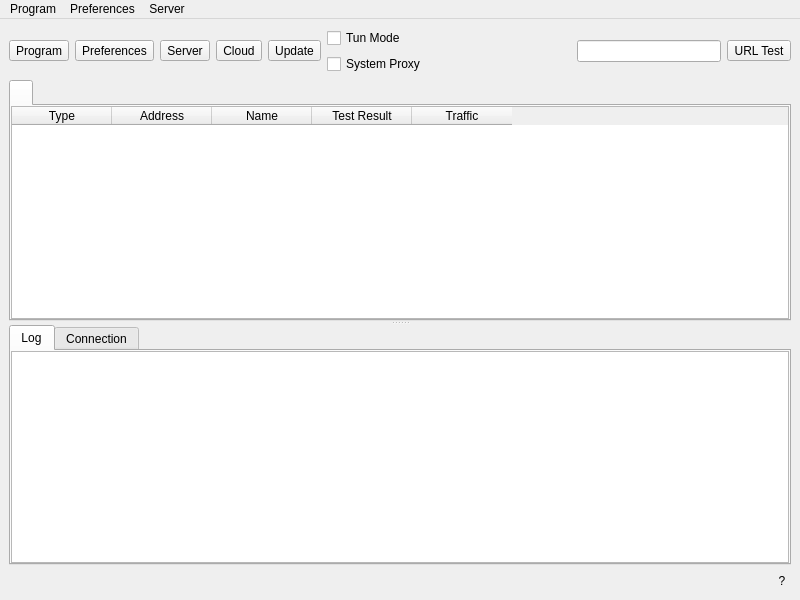
<?xml version="1.0" encoding="UTF-8"?>
<ui version="4.0">
 <class>MainWindow</class>
 <widget class="QMainWindow" name="MainWindow">
  <property name="geometry">
   <rect>
    <x>0</x>
    <y>0</y>
    <width>800</width>
    <height>600</height>
   </rect>
  </property>
  <property name="minimumSize">
   <size>
    <width>800</width>
    <height>600</height>
   </size>
  </property>
  <property name="windowTitle">
   <string notr="true">nya</string>
  </property>
  <widget class="QWidget" name="centralwidget">
   <layout class="QVBoxLayout" name="verticalLayout_3" stretch="0,0,0">
    <item>
     <layout class="QHBoxLayout" name="horizontalLayout_2">
      <item>
       <widget class="QToolButton" name="toolButton_program">
        <property name="text">
         <string>Program</string>
        </property>
        <property name="icon">
         <iconset theme="b-system-run">
          <normaloff>.</normaloff>.</iconset>
        </property>
        <property name="iconSize">
         <size>
          <width>24</width>
          <height>24</height>
         </size>
        </property>
        <property name="popupMode">
         <enum>QToolButton::InstantPopup</enum>
        </property>
        <property name="toolButtonStyle">
         <enum>Qt::ToolButtonTextUnderIcon</enum>
        </property>
       </widget>
      </item>
      <item>
       <widget class="QToolButton" name="toolButton_preferences">
        <property name="text">
         <string>Preferences</string>
        </property>
        <property name="icon">
         <iconset theme="b-preferences">
          <normaloff>.</normaloff>.</iconset>
        </property>
        <property name="iconSize">
         <size>
          <width>24</width>
          <height>24</height>
         </size>
        </property>
        <property name="popupMode">
         <enum>QToolButton::InstantPopup</enum>
        </property>
        <property name="toolButtonStyle">
         <enum>Qt::ToolButtonTextUnderIcon</enum>
        </property>
       </widget>
      </item>
      <item>
       <widget class="QToolButton" name="toolButton_server">
        <property name="text">
         <string>Server</string>
        </property>
        <property name="icon">
         <iconset theme="b-network-server">
          <normaloff>.</normaloff>.</iconset>
        </property>
        <property name="iconSize">
         <size>
          <width>24</width>
          <height>24</height>
         </size>
        </property>
        <property name="popupMode">
         <enum>QToolButton::InstantPopup</enum>
        </property>
        <property name="toolButtonStyle">
         <enum>Qt::ToolButtonTextUnderIcon</enum>
        </property>
       </widget>
      </item>
      <item>
       <widget class="QToolButton" name="toolButton_cloud">
        <property name="text">
         <string>Cloud</string>
        </property>
        <property name="icon">
         <iconset theme="b-internet-web-browser">
          <normaloff>.</normaloff>.</iconset>
        </property>
        <property name="iconSize">
         <size>
          <width>24</width>
          <height>24</height>
         </size>
        </property>
        <property name="popupMode">
         <enum>QToolButton::InstantPopup</enum>
        </property>
        <property name="toolButtonStyle">
         <enum>Qt::ToolButtonTextUnderIcon</enum>
        </property>
       </widget>
      </item>
      <item>
       <widget class="QToolButton" name="toolButton_update">
        <property name="text">
         <string>Update</string>
        </property>
        <property name="icon">
         <iconset theme="b-system-software-update">
          <normaloff>.</normaloff>.</iconset>
        </property>
        <property name="iconSize">
         <size>
          <width>24</width>
          <height>24</height>
         </size>
        </property>
        <property name="popupMode">
         <enum>QToolButton::InstantPopup</enum>
        </property>
        <property name="toolButtonStyle">
         <enum>Qt::ToolButtonTextUnderIcon</enum>
        </property>
       </widget>
      </item>
      <item>
       <layout class="QVBoxLayout" name="verticalLayout_4">
        <item>
         <widget class="QCheckBox" name="checkBox_VPN">
          <property name="sizePolicy">
           <sizepolicy hsizetype="Minimum" vsizetype="Minimum">
            <horstretch>0</horstretch>
            <verstretch>0</verstretch>
           </sizepolicy>
          </property>
          <property name="text">
           <string>Tun Mode</string>
          </property>
         </widget>
        </item>
        <item>
         <widget class="QCheckBox" name="checkBox_SystemProxy">
          <property name="text">
           <string>System Proxy</string>
          </property>
         </widget>
        </item>
       </layout>
      </item>
      <item>
       <spacer name="horizontalSpacer">
        <property name="orientation">
         <enum>Qt::Horizontal</enum>
        </property>
        <property name="sizeHint" stdset="0">
         <size>
          <width>40</width>
          <height>20</height>
         </size>
        </property>
       </spacer>
      </item>
      <item>
       <widget class="QLineEdit" name="search">
        <property name="clearButtonEnabled">
         <bool>true</bool>
        </property>
       </widget>
      </item>
      <item>
       <widget class="QToolButton" name="toolButton_url_test">
        <property name="text">
         <string>URL Test</string>
        </property>
        <property name="popupMode">
         <enum>QToolButton::InstantPopup</enum>
        </property>
        <property name="toolButtonStyle">
         <enum>Qt::ToolButtonTextUnderIcon</enum>
        </property>
       </widget>
      </item>
     </layout>
    </item>
    <item>
     <widget class="QSplitter" name="splitter">
      <property name="orientation">
       <enum>Qt::Vertical</enum>
      </property>
      <widget class="QTabWidget" name="tabWidget">
       <property name="currentIndex">
        <number>0</number>
       </property>
       <property name="movable">
        <bool>true</bool>
       </property>
       <widget class="QWidget" name="widget1">
        <attribute name="title">
         <string/>
        </attribute>
        <layout class="QGridLayout" name="gridLayout_2">
         <property name="leftMargin">
          <number>0</number>
         </property>
         <property name="topMargin">
          <number>0</number>
         </property>
         <property name="rightMargin">
          <number>0</number>
         </property>
         <property name="bottomMargin">
          <number>0</number>
         </property>
         <property name="spacing">
          <number>0</number>
         </property>
         <item row="0" column="0">
          <widget class="MyTableWidget" name="proxyListTable">
           <property name="contextMenuPolicy">
            <enum>Qt::CustomContextMenu</enum>
           </property>
           <property name="editTriggers">
            <set>QAbstractItemView::NoEditTriggers</set>
           </property>
           <property name="alternatingRowColors">
            <bool>true</bool>
           </property>
           <property name="selectionBehavior">
            <enum>QAbstractItemView::SelectRows</enum>
           </property>
           <property name="horizontalScrollMode">
            <enum>QAbstractItemView::ScrollPerPixel</enum>
           </property>
           <property name="wordWrap">
            <bool>false</bool>
           </property>
           <attribute name="horizontalHeaderMinimumSectionSize">
            <number>16</number>
           </attribute>
           <attribute name="horizontalHeaderHighlightSections">
            <bool>false</bool>
           </attribute>
           <attribute name="horizontalHeaderShowSortIndicator" stdset="0">
            <bool>false</bool>
           </attribute>
           <attribute name="verticalHeaderDefaultSectionSize">
            <number>30</number>
           </attribute>
           <column>
            <property name="text">
             <string>Type</string>
            </property>
           </column>
           <column>
            <property name="text">
             <string>Address</string>
            </property>
           </column>
           <column>
            <property name="text">
             <string>Name</string>
            </property>
           </column>
           <column>
            <property name="text">
             <string>Test Result</string>
            </property>
           </column>
           <column>
            <property name="text">
             <string>Traffic</string>
            </property>
           </column>
          </widget>
         </item>
        </layout>
       </widget>
      </widget>
      <widget class="QWidget" name="aaaaaaaaaaaaaaaaaa">
       <layout class="QVBoxLayout" name="aaaaaaaaaaaa" stretch="0">
        <item>
         <widget class="QTabWidget" name="down_tab">
          <property name="currentIndex">
           <number>0</number>
          </property>
          <widget class="QWidget" name="tab">
           <attribute name="title">
            <string>Log</string>
           </attribute>
           <layout class="QVBoxLayout" name="verticalLayout">
            <property name="spacing">
             <number>0</number>
            </property>
            <property name="leftMargin">
             <number>0</number>
            </property>
            <property name="topMargin">
             <number>0</number>
            </property>
            <property name="rightMargin">
             <number>0</number>
            </property>
            <property name="bottomMargin">
             <number>0</number>
            </property>
            <item>
             <widget class="QTextBrowser" name="masterLogBrowser">
              <property name="contextMenuPolicy">
               <enum>Qt::CustomContextMenu</enum>
              </property>
              <property name="openLinks">
               <bool>false</bool>
              </property>
             </widget>
            </item>
           </layout>
          </widget>
          <widget class="QWidget" name="tab_2">
           <attribute name="title">
            <string>Connection</string>
           </attribute>
           <layout class="QVBoxLayout" name="verticalLayout_2">
            <property name="spacing">
             <number>0</number>
            </property>
            <property name="leftMargin">
             <number>0</number>
            </property>
            <property name="topMargin">
             <number>0</number>
            </property>
            <property name="rightMargin">
             <number>0</number>
            </property>
            <property name="bottomMargin">
             <number>0</number>
            </property>
            <item>
             <widget class="QTableWidget" name="tableWidget_conn">
              <property name="contextMenuPolicy">
               <enum>Qt::CustomContextMenu</enum>
              </property>
              <property name="editTriggers">
               <set>QAbstractItemView::NoEditTriggers</set>
              </property>
              <property name="selectionBehavior">
               <enum>QAbstractItemView::SelectRows</enum>
              </property>
              <property name="verticalScrollMode">
               <enum>QAbstractItemView::ScrollPerPixel</enum>
              </property>
              <property name="horizontalScrollMode">
               <enum>QAbstractItemView::ScrollPerPixel</enum>
              </property>
              <attribute name="horizontalHeaderHighlightSections">
               <bool>false</bool>
              </attribute>
              <column>
               <property name="text">
                <string>Status</string>
               </property>
              </column>
              <column>
               <property name="text">
                <string>Outbound</string>
               </property>
              </column>
              <column>
               <property name="text">
                <string>Destination</string>
               </property>
              </column>
             </widget>
            </item>
           </layout>
          </widget>
         </widget>
        </item>
       </layout>
      </widget>
     </widget>
    </item>
    <item>
     <layout class="QHBoxLayout" name="horizontalLayout">
      <item>
       <widget class="QLabel" name="label_running">
        <property name="text">
         <string/>
        </property>
       </widget>
      </item>
      <item>
       <spacer name="horizontalSpacer_2">
        <property name="orientation">
         <enum>Qt::Horizontal</enum>
        </property>
        <property name="sizeType">
         <enum>QSizePolicy::Maximum</enum>
        </property>
        <property name="sizeHint" stdset="0">
         <size>
          <width>0</width>
          <height>20</height>
         </size>
        </property>
       </spacer>
      </item>
      <item>
       <widget class="QLabel" name="label_inbound">
        <property name="text">
         <string/>
        </property>
       </widget>
      </item>
      <item>
       <widget class="QLabel" name="label_speed">
        <property name="text">
         <string/>
        </property>
       </widget>
      </item>
      <item>
       <widget class="QToolButton" name="toolButton_info">
        <property name="sizePolicy">
         <sizepolicy hsizetype="Fixed" vsizetype="Fixed">
          <horstretch>0</horstretch>
          <verstretch>0</verstretch>
         </sizepolicy>
        </property>
        <property name="minimumSize">
         <size>
          <width>18</width>
          <height>18</height>
         </size>
        </property>
        <property name="maximumSize">
         <size>
          <width>18</width>
          <height>18</height>
         </size>
        </property>
        <property name="text">
         <string>?</string>
        </property>
        <property name="autoRaise">
         <bool>true</bool>
        </property>
        <property name="toolButtonStyle">
         <enum>Qt::ToolButtonTextOnly</enum>
        </property>
       </widget>
      </item>
    </layout>
   </item>
  </layout>
  </widget>
  <widget class="QMenuBar" name="menubar">
   <property name="geometry">
    <rect>
     <x>0</x>
     <y>0</y>
     <width>800</width>
     <height>32</height>
    </rect>
   </property>
   <widget class="QMenu" name="menu_program">
    <property name="title">
     <string>Program</string>
    </property>
    <widget class="QMenu" name="menu_spmode">
     <property name="title">
      <string>System Proxy</string>
     </property>
     <addaction name="menu_spmode_system_proxy"/>
     <addaction name="menu_spmode_vpn"/>
     <addaction name="menu_spmode_disabled"/>
    </widget>
    <widget class="QMenu" name="menu_program_preference">
     <property name="title">
      <string>Preferences</string>
     </property>
     <addaction name="actionfake"/>
    </widget>
    <widget class="QMenu" name="menuActive_Server">
     <property name="title">
      <string>Active Server</string>
     </property>
     <addaction name="actionfake_2"/>
    </widget>
    <widget class="QMenu" name="menuActive_Routing">
     <property name="title">
      <string>Active Routing</string>
     </property>
     <addaction name="actionfake_3"/>
    </widget>
    <addaction name="actionShow_window"/>
    <addaction name="menu_add_from_clipboard2"/>
    <addaction name="menu_scan_qr"/>
    <addaction name="separator"/>
    <addaction name="actionStart_with_system"/>
    <addaction name="actionRemember_last_proxy"/>
    <addaction name="actionAllow_LAN"/>
    <addaction name="menuActive_Server"/>
    <addaction name="menuActive_Routing"/>
    <addaction name="menu_spmode"/>
    <addaction name="menu_program_preference"/>
    <addaction name="separator"/>
    <addaction name="actionRestart_Proxy"/>
    <addaction name="actionRestart_Program"/>
    <addaction name="menu_exit"/>
   </widget>
   <widget class="QMenu" name="menu_preferences">
    <property name="title">
     <string>Preferences</string>
    </property>
    <addaction name="menu_manage_groups"/>
    <addaction name="menu_basic_settings"/>
    <addaction name="menu_routing_settings"/>
    <addaction name="menu_vpn_settings"/>
    <addaction name="menu_hotkey_settings"/>
    <addaction name="menu_open_config_folder"/>
   </widget>
   <widget class="QMenu" name="menu_server">
    <property name="title">
     <string>Server</string>
    </property>
    <widget class="QMenu" name="menu_share_item">
     <property name="title">
      <string>Share</string>
     </property>
     <addaction name="menu_qr"/>
     <addaction name="menu_export_config"/>
     <addaction name="separator"/>
     <addaction name="menu_copy_links"/>
     <addaction name="menu_copy_links_nkr"/>
    </widget>
    <widget class="QMenu" name="menuCurrent_Group">
     <property name="title">
      <string>Current Group</string>
     </property>
     <addaction name="actionfake_5"/>
     <addaction name="menu_tcp_ping"/>
     <addaction name="menu_url_test"/>
     <addaction name="menu_full_test"/>
     <addaction name="menu_stop_testing"/>
     <addaction name="menu_clear_test_result"/>
     <addaction name="menu_resolve_domain"/>
     <addaction name="separator"/>
     <addaction name="menu_remove_unavailable"/>
     <addaction name="menu_delete_repeat"/>
     <addaction name="separator"/>
     <addaction name="menu_update_subscription"/>
    </widget>
    <widget class="QMenu" name="menuCurrent_Select">
     <property name="title">
      <string>Current Select</string>
     </property>
     <addaction name="actionfake_4"/>
    </widget>
    <addaction name="menu_add_from_input"/>
    <addaction name="menu_add_from_clipboard"/>
    <addaction name="separator"/>
    <addaction name="menu_start"/>
    <addaction name="menu_stop"/>
    <addaction name="separator"/>
    <addaction name="menu_select_all"/>
    <addaction name="menu_move"/>
    <addaction name="menu_clone"/>
    <addaction name="menu_reset_traffic"/>
    <addaction name="menu_delete"/>
    <addaction name="separator"/>
    <addaction name="menu_share_item"/>
    <addaction name="separator"/>
    <addaction name="menuCurrent_Select"/>
    <addaction name="menuCurrent_Group"/>
    <addaction name="separator"/>
    <addaction name="menu_profile_debug_info"/>
    <addaction name="separator"/>
   </widget>
   <addaction name="menu_program"/>
   <addaction name="menu_preferences"/>
   <addaction name="menu_server"/>
  </widget>
  <action name="menu_exit">
   <property name="text">
    <string>Exit</string>
   </property>
  </action>
  <action name="actionShow_window">
   <property name="text">
    <string>Show Window</string>
   </property>
  </action>
  <action name="menu_basic_settings">
   <property name="text">
    <string>Basic Settings</string>
   </property>
  </action>
  <action name="menu_add_from_input">
   <property name="text">
    <string>New profile</string>
   </property>
  </action>
  <action name="menu_manage_groups">
   <property name="text">
    <string>Groups</string>
   </property>
  </action>
  <action name="menu_start">
   <property name="text">
    <string>Start</string>
   </property>
   <property name="shortcut">
    <string notr="true">Return</string>
   </property>
  </action>
  <action name="menu_stop">
   <property name="text">
    <string>Stop</string>
   </property>
   <property name="shortcut">
    <string notr="true">Ctrl+S</string>
   </property>
  </action>
  <action name="menu_routing_settings">
   <property name="text">
    <string>Routing Settings</string>
   </property>
  </action>
  <action name="menu_add_from_clipboard">
   <property name="text">
    <string>Add profile from clipboard</string>
   </property>
   <property name="shortcut">
    <string notr="true">Ctrl+V</string>
   </property>
  </action>
  <action name="menu_delete">
   <property name="text">
    <string>Delete</string>
   </property>
   <property name="shortcut">
    <string notr="true">Del</string>
   </property>
  </action>
  <action name="menu_add_from_clipboard2">
   <property name="text">
    <string>Add profile from clipboard</string>
   </property>
  </action>
  <action name="menu_profile_debug_info">
   <property name="text">
    <string>Debug Info</string>
   </property>
  </action>
  <action name="menu_qr">
   <property name="text">
    <string>QR Code and link</string>
   </property>
   <property name="shortcut">
    <string notr="true">Ctrl+Q</string>
   </property>
  </action>
  <action name="menu_copy_link">
   <property name="text">
    <string>Copy Link</string>
   </property>
  </action>
  <action name="menu_tcp_ping">
   <property name="text">
    <string notr="true">Tcp Ping</string>
   </property>
   <property name="shortcut">
    <string notr="true">Ctrl+Alt+T</string>
   </property>
  </action>
  <action name="menu_url_test">
   <property name="text">
    <string notr="true">Url Test</string>
   </property>
   <property name="shortcut">
    <string notr="true">Ctrl+Alt+U</string>
   </property>
  </action>
  <action name="menu_clear_test_result">
   <property name="text">
    <string>Clear Test Result</string>
   </property>
   <property name="shortcut">
    <string notr="true">Ctrl+Alt+C</string>
   </property>
  </action>
  <action name="menu_export_config">
   <property name="text">
    <string>Export %1 config</string>
   </property>
   <property name="shortcut">
    <string notr="true">Ctrl+E</string>
   </property>
  </action>
  <action name="menu_reset_traffic">
   <property name="text">
    <string>Reset Traffic</string>
   </property>
   <property name="shortcut">
    <string notr="true">Ctrl+R</string>
   </property>
  </action>
  <action name="menu_scan_qr">
   <property name="text">
    <string>Scan QR Code</string>
   </property>
  </action>
  <action name="menu_spmode_system_proxy">
   <property name="checkable">
    <bool>true</bool>
   </property>
   <property name="text">
    <string>Enable System Proxy</string>
   </property>
  </action>
  <action name="menu_spmode_disabled">
   <property name="checkable">
    <bool>true</bool>
   </property>
   <property name="text">
    <string>Disable</string>
   </property>
  </action>
  <action name="menu_delete_repeat">
   <property name="text">
    <string>Remove Duplicates</string>
   </property>
   <property name="shortcut">
    <string notr="true">Ctrl+Alt+D</string>
   </property>
  </action>
  <action name="actionfake">
   <property name="text">
    <string>fake</string>
   </property>
   <property name="visible">
    <bool>false</bool>
   </property>
  </action>
  <action name="menu_move">
   <property name="text">
    <string>Move</string>
   </property>
   <property name="shortcut">
    <string notr="true">Ctrl+M</string>
   </property>
  </action>
  <action name="actionStart_with_system">
   <property name="checkable">
    <bool>true</bool>
   </property>
   <property name="text">
    <string>Start with system</string>
   </property>
  </action>
  <action name="actionRemember_last_proxy">
   <property name="checkable">
    <bool>true</bool>
   </property>
   <property name="text">
    <string>Remember last profile</string>
   </property>
  </action>
  <action name="actionAllow_LAN">
   <property name="checkable">
    <bool>true</bool>
   </property>
   <property name="text">
    <string>Allow other devices to connect</string>
   </property>
  </action>
  <action name="menu_remove_unavailable">
   <property name="text">
    <string>Remove Unavailable</string>
   </property>
   <property name="shortcut">
    <string notr="true">Ctrl+Alt+R</string>
   </property>
  </action>
  <action name="menu_full_test">
   <property name="text">
    <string>Full Test</string>
   </property>
   <property name="shortcut">
    <string notr="true">Ctrl+Alt+F</string>
   </property>
  </action>
  <action name="menu_hotkey_settings">
   <property name="text">
    <string>Hotkey Settings</string>
   </property>
  </action>
  <action name="menu_select_all">
   <property name="text">
    <string>Select All</string>
   </property>
   <property name="shortcut">
    <string notr="true">Ctrl+A</string>
   </property>
  </action>
  <action name="menu_copy_links_nkr">
   <property name="text">
    <string>Copy links of selected (Neko Links)</string>
   </property>
   <property name="shortcut">
    <string notr="true">Ctrl+N</string>
   </property>
  </action>
  <action name="actionfake_2">
   <property name="text">
    <string>fake</string>
   </property>
   <property name="visible">
    <bool>false</bool>
   </property>
  </action>
  <action name="actionfake_3">
   <property name="text">
    <string>fake</string>
   </property>
   <property name="visible">
    <bool>false</bool>
   </property>
  </action>
  <action name="menu_copy_links">
   <property name="text">
    <string>Copy links of selected</string>
   </property>
   <property name="shortcut">
    <string notr="true">Ctrl+C</string>
   </property>
  </action>
  <action name="menu_spmode_vpn">
   <property name="checkable">
    <bool>true</bool>
   </property>
   <property name="text">
    <string>Enable Tun</string>
   </property>
  </action>
  <action name="menu_clone">
   <property name="text">
    <string>Clone</string>
   </property>
   <property name="shortcut">
    <string notr="true">Ctrl+D</string>
   </property>
  </action>
  <action name="menu_update_subscription">
   <property name="text">
    <string>Update subscription</string>
   </property>
   <property name="shortcut">
    <string notr="true">Ctrl+U</string>
   </property>
  </action>
  <action name="menu_resolve_domain">
   <property name="text">
    <string>Resolve domain</string>
   </property>
   <property name="shortcut">
    <string notr="true">Ctrl+Alt+I</string>
   </property>
  </action>
  <action name="menu_vpn_settings">
   <property name="text">
    <string>Tun Settings</string>
   </property>
  </action>
  <action name="actionRestart_Program">
   <property name="text">
    <string>Restart Program</string>
   </property>
  </action>
  <action name="menu_open_config_folder">
   <property name="text">
    <string>Open Config Folder</string>
   </property>
  </action>
  <action name="actionfake_4">
   <property name="text">
    <string notr="true">fake</string>
   </property>
   <property name="visible">
    <bool>false</bool>
   </property>
  </action>
  <action name="actionfake_5">
   <property name="text">
    <string notr="true">fake</string>
   </property>
   <property name="visible">
    <bool>false</bool>
   </property>
  </action>
  <action name="actionRestart_Proxy">
   <property name="text">
    <string>Restart Proxy</string>
   </property>
  </action>
  <action name="menu_stop_testing">
   <property name="text">
    <string>Stop Testing</string>
   </property>
   <property name="shortcut">
    <string notr="true">Ctrl+Alt+S</string>
   </property>
  </action>
 </widget>
 <customwidgets>
  <customwidget>
   <class>MyTableWidget</class>
   <extends>QTableWidget</extends>
   <header>ui/widget/MyTableWidget.h</header>
  </customwidget>
 </customwidgets>
 <resources/>
 <connections/>
</ui>
